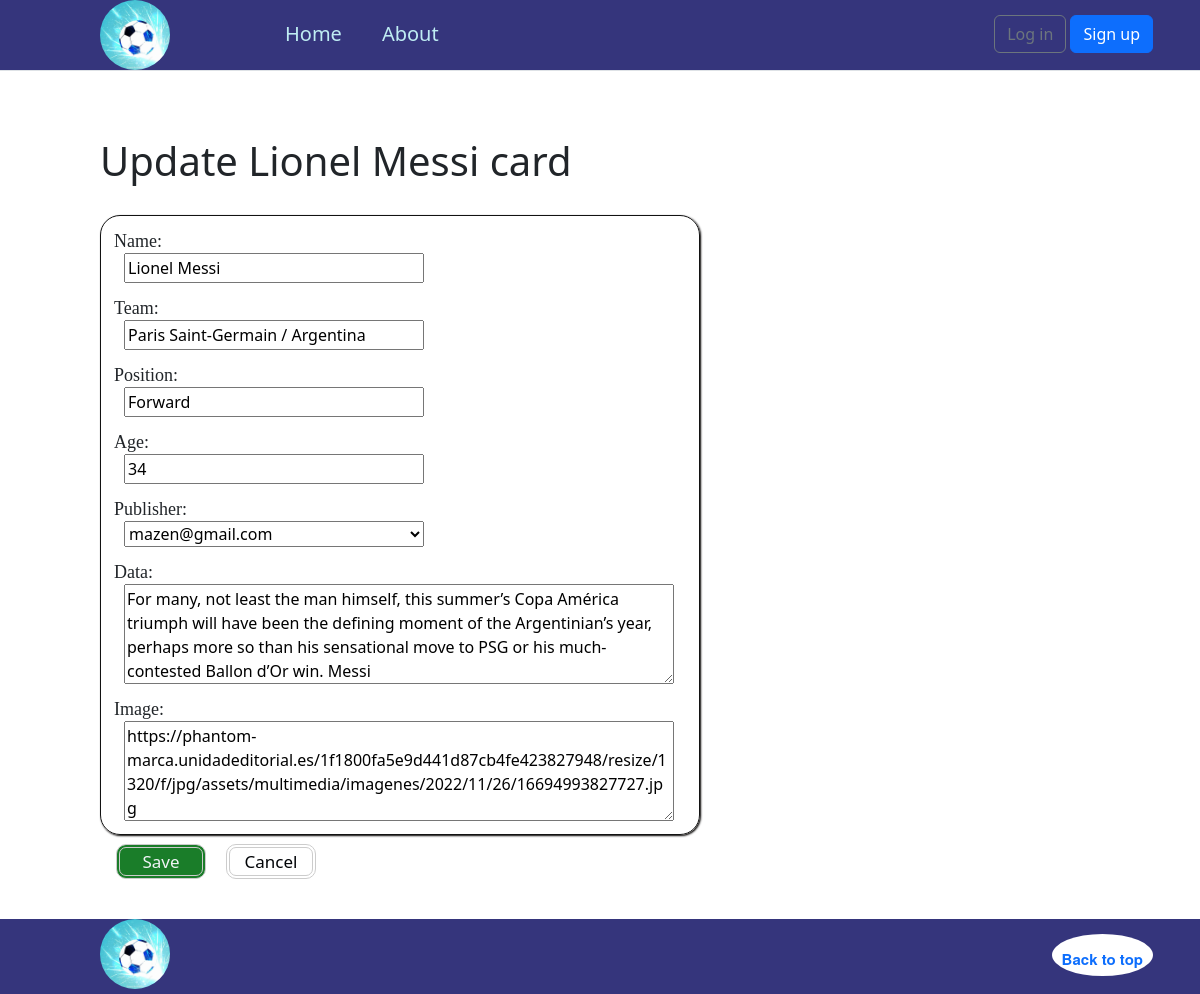
Page /2/update/ on the earlier database version.
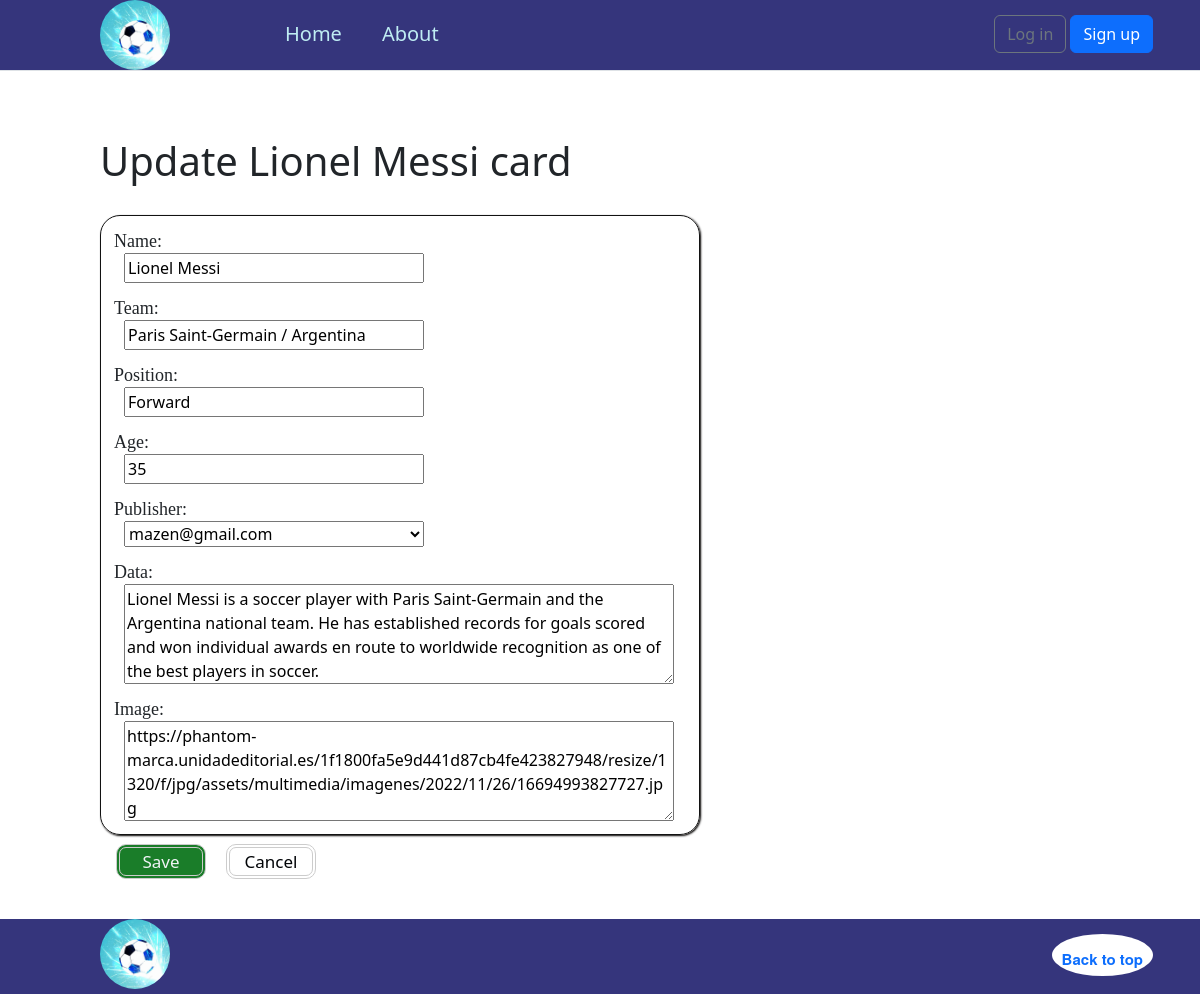
Same page on the later database version.
### player/models.py (models this page shows, shortened)
class Player (models.Model):
    name = models.CharField(max_length=255, default="Name")
    team = models.CharField(max_length=255, default="Team")
    Position = models.CharField(max_length=255,  default="Position")
    Age=models.IntegerField()
    publisher= models.ForeignKey(CustomUser, on_delete=models.CASCADE)
    data= models.TextField(default="information ")
    image= models.TextField(default= "add the path of picture")
    class Meta:
       verbose_name_plural = "players"
       ordering=['pk']

### player/views.py (the view)
# urls.py: path('<int:pk>/update/', PlayerUpdateView.as_view(), name='player_update'),
class PlayerUpdateView(UpdateView):
    template_name = "pages/player-update.html"
    model = Player
    fields = ["name","team","Position","Age","publisher","data","image"]

### accounts/models.py (called while the page is built)
    def __str__(self):
        return self.email

### templates/pages/player-update.html (shortened to what this page needs)
{% extends '_base.html' %}
{% load static %}
{% block main %}
<div class="creat">
  <div class="create-view">
    <h1> Update {{player.name}} card</h1>
    <div class="update_form">
        <form   method='post' >
          {{form.as_p}}
         <input type='submit' value="Save" class="save_button"/>
        </form>
        <a  href="{% url 'home' %}" id="cancel"><button class="cancel_button" role="button">Cancel</button></a>
    </div>
  </div>
</div>
{% endblock main %}

### templates/_base.html (shortened to what this page needs)
{% load static %}
<!DOCTYPE html>
<html lang="en">
<head>
  {% block css %}
  <link href="https://cdn.jsdelivr.net/npm/bootstrap@5.2.1/dist/css/bootstrap.min.css" rel="stylesheet"
>
  <link rel="stylesheet" href="{% static 'css/base.css' %}">
  {% endblock %}
</head>
<body>
  <header class=" mb-3 border-bottom" id="header">
    <img src="{% static 'images/logo.png' %}" alt=logo class="logo" >
    <div class="container">
      <div class="d-flex flex-wrap align-items-center justify-content-center justify-content-lg-start">
        <a href="/" class="d-flex align-items-center mb-2 mb-lg-0 text-dark text-decoration-none">
          <svg class="bi me-2" width="40" height="32" role="img" aria-label="Bootstrap">
            <use xlink:href="#bootstrap" />
          </svg>
        </a>
        <ul class="nav col-12 col-lg-auto me-lg-auto mb-2 justify-content-center mb-md-0">
          <li><a href="{% url 'home' %}" class="home" >Home</a></li>
          <li><a href="{% url 'about' %}" class="home" >About</a></li>
        </ul>
        <div class="dropdown text-end">
          {% if user.is_authenticated %}
          <a href="#" class="home"  id="email" data-bs-toggle="dropdown"
            aria-expanded="false">
            {{ user.email }}
          </a>
          <ul class="dropdown-menu text-small">
            <li><a class="dropdown-item" href="{% url 'account_change_password' %}">Change password</a></li>
            <li>
              <hr class="dropdown-divider">
            </li>
            <li><a class="dropdown-item" href="{% url 'account_logout' %}">Sign out</a></li>
          </ul>
          {% else %}
          <form class="form-inline ml-auto">
            <a href="{% url 'account_login' %}" class="btn btn-outline-secondary">Log in</a>
            <a href="{% url 'account_signup' %}" class="btn btn-primary ml-2">Sign up</a>
          </form>
          {% endif %}
        </div>
      </div>
    </div>
  </header>
  <div>
    {% block main %}
    {% endblock main %}
  </div>
  <footer class="footer">
    <img src="{% static 'images/logo.png' %}" alt=logo class="logo" >
    <div class="container">
      <div class="dcr-17k9rsw"><a href="#top" class="dcr-1sla8qk">
        <span class="dcr-1626eix">Back to top</span>
      </a>
    </div>
    </div>
  </footer>
</body>
</html>

### static/css/base.css (style rules this page uses)
html { position: relative; min-height: 100%; font-size: 14px; }
@media (min-width: 768px) { html { font-size: 16px; } }
* { box-sizing: border-box; }
body { margin-bottom: 60px; }
.container { max-width: 960px; height: 60px; padding-top: 15px; }
.logo { width: 70px; height:70px; border-radius: 35px; margin-left: 100px; }
#header { display: flex; }
.footer { margin-top: 25px; position: absolute; bottom: 0; width: 100%; height: 75px; line-height: 60px; background-color: #f5f5f5; display: flex; background-color: rgb(53, 53, 124); }
.dcr-1626eix { font-family: GuardianTextSans,Guardian Text Sans Web,Helvetica Neue,Helvetica,Arial,Lucida Grande,sans-serif; font-size: 0.9375rem; line-height: 2; font-weight: 900; --source-text-decoration-thickness: 2px; padding-right: 5px; float: right; border-radius: 100%; background-color: #FFFFFF; cursor: pointer; height: 42px; min-width: 42px; padding: 10px; }
#header { background-color: rgb(53, 53, 124); }
.home { color:#bfedf3; margin: 20px; text-decoration-line: none; font-size: 20px; padding-top:60px ; }
a { text-decoration-line: none; }
.creat { display: flex; }
.create-view { margin-left: 100px; margin-top: 50px; margin-bottom: 50px; }
.add_form ,.update_form { margin-top: 30px; border: #121212 solid 1px; width: 600px; border-radius: 20px; box-shadow: 1px 1px 2px rgb(4, 2, 0); }
.add_form p ,.update_form p { display: block; margin: 13px; }
.add_form textarea,select,input ,.update_form textarea,select,input { display: block; margin-left: 10px; }
.add_form label ,.update_form label { font-size: 18px; line-height: 24px; font-family: "Guardian Headline","Guardian Egyptian Web","Guardian Headline Full",Georgia,serif; font-weight: normal; font-weight: 300; }
#cancel { float:left; display:inline; width: 49%; }
.cancel_button { margin: 5px; margin-top: 10px; margin-left: 15px; width: 90px; height: 35px; border-radius: 10px; border: 4px double #cccccc; background-color: rgb(255, 255, 255); font-size: 17px; color: rgb(0, 3, 6); }
.save_button { margin: 5px; margin-top: 10px; margin-left: 15px; width: 90px; height: 35px; border-radius: 10px; border: 4px double #cccccc; background-color: rgb(26, 125, 41); font-size: 17px; color: rgb(240, 243, 246); float:left; }
.update_form textarea { height: 100px; width: 550px; }
.update_form { width: 600px; }
.update_form select,input { width: 300px; }

Differences in the rows shown:
changed Player "Lionel Messi": Age "34" → "35"; data "For many, not least the man himself, this summer’s Copa América triumph will have been the defining moment of the Argentinian’s year, perhaps more so than his sensational move to PSG or his much-contested Ballon d’Or win. Messi" → "Lionel Messi is a soccer player with Paris Saint-Germain and the Argentina national team. He has established records for goals scored and won individual awards en route to worldwide recognition as one of the best players in soccer."
